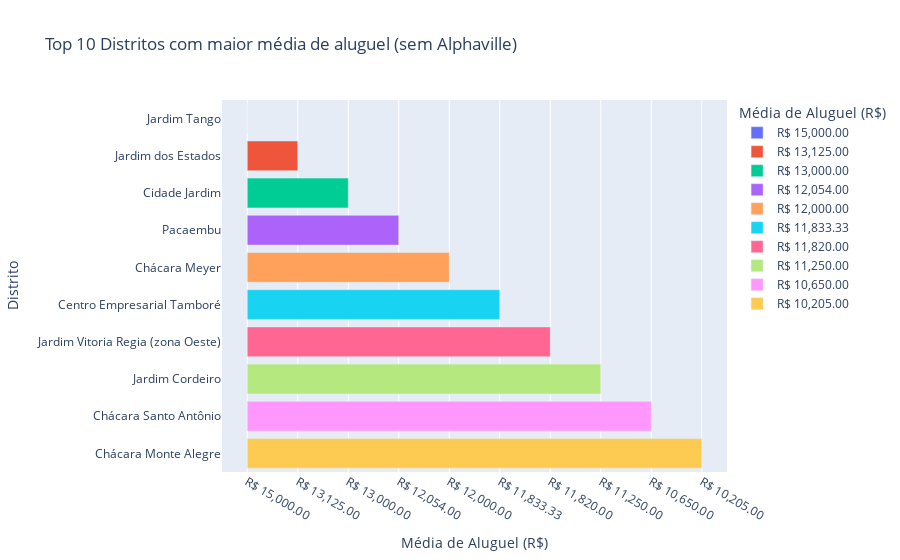

Write notebook code for a chart like this one.
### Markdown cell above
Para facilitar o leitor, vamo usar um gráfico de barras:

### Code cell
fig = px.bar(top_distritos_rent,
             y='Distrito',
             x='Média do Aluguel',
             orientation='h',
             title='Top 10 Distritos com maior média de aluguel (sem Alphaville)',
             labels={'Média do Aluguel': 'Média de Aluguel (R$)', 'Distrito': 'Distrito'},
             color='Média do Aluguel')

fig.update_yaxes(autorange='reversed')
fig.show()

### Figure 1 — Plotly figure (JSON) as saved in the notebook; plotly's stock layout.template omitted (floating-point values rounded to 4 significant figures)
{"data": [{"hovertemplate": "Média de Aluguel (R$)=%{x}<br>Distrito=%{y}<extra></extra>", "legendgroup": "R$ 15,000.00", "marker": {"color": "#636efa", "pattern": {"shape": ""}}, "name": "R$ 15,000.00", "orientation": "h", "showlegend": true, "textposition": "auto", "type": "bar", "x": ["R$ 15,000.00"], "xaxis": "x", "y": ["Jardim Tango"], "yaxis": "y"}, {"hovertemplate": "Média de Aluguel (R$)=%{x}<br>Distrito=%{y}<extra></extra>", "legendgroup": "R$ 13,125.00", "marker": {"color": "#EF553B", "pattern": {"shape": ""}}, "name": "R$ 13,125.00", "orientation": "h", "showlegend": true, "textposition": "auto", "type": "bar", "x": ["R$ 13,125.00"], "xaxis": "x", "y": ["Jardim dos Estados"], "yaxis": "y"}, {"hovertemplate": "Média de Aluguel (R$)=%{x}<br>Distrito=%{y}<extra></extra>", "legendgroup": "R$ 13,000.00", "marker": {"color": "#00cc96", "pattern": {"shape": ""}}, "name": "R$ 13,000.00", "orientation": "h", "showlegend": true, "textposition": "auto", "type": "bar", "x": ["R$ 13,000.00"], "xaxis": "x", "y": ["Cidade Jardim"], "yaxis": "y"}, {"hovertemplate": "Média de Aluguel (R$)=%{x}<br>Distrito=%{y}<extra></extra>", "legendgroup": "R$ 12,054.00", "marker": {"color": "#ab63fa", "pattern": {"shape": ""}}, "name": "R$ 12,054.00", "orientation": "h", "showlegend": true, "textposition": "auto", "type": "bar", "x": ["R$ 12,054.00"], "xaxis": "x", "y": ["Pacaembu"], "yaxis": "y"}, {"hovertemplate": "Média de Aluguel (R$)=%{x}<br>Distrito=%{y}<extra></extra>", "legendgroup": "R$ 12,000.00", "marker": {"color": "#FFA15A", "pattern": {"shape": ""}}, "name": "R$ 12,000.00", "orientation": "h", "showlegend": true, "textposition": "auto", "type": "bar", "x": ["R$ 12,000.00"], "xaxis": "x", "y": ["Chácara Meyer"], "yaxis": "y"}, {"hovertemplate": "Média de Aluguel (R$)=%{x}<br>Distrito=%{y}<extra></extra>", "legendgroup": "R$ 11,833.33", "marker": {"color": "#19d3f3", "pattern": {"shape": ""}}, "name": "R$ 11,833.33", "orientation": "h", "showlegend": true, "textposition": "auto", "type": "bar", "x": ["R$ 11,833.33"], "xaxis": "x", "y": ["Centro Empresarial Tamboré"], "yaxis": "y"}, {"hovertemplate": "Média de Aluguel (R$)=%{x}<br>Distrito=%{y}<extra></extra>", "legendgroup": "R$ 11,820.00", "marker": {"color": "#FF6692", "pattern": {"shape": ""}}, "name": "R$ 11,820.00", "orientation": "h", "showlegend": true, "textposition": "auto", "type": "bar", "x": ["R$ 11,820.00"], "xaxis": "x", "y": ["Jardim Vitoria Regia (zona Oeste)"], "yaxis": "y"}, {"hovertemplate": "Média de Aluguel (R$)=%{x}<br>Distrito=%{y}<extra></extra>", "legendgroup": "R$ 11,250.00", "marker": {"color": "#B6E880", "pattern": {"shape": ""}}, "name": "R$ 11,250.00", "orientation": "h", "showlegend": true, "textposition": "auto", "type": "bar", "x": ["R$ 11,250.00"], "xaxis": "x", "y": ["Jardim Cordeiro"], "yaxis": "y"}, {"hovertemplate": "Média de Aluguel (R$)=%{x}<br>Distrito=%{y}<extra></extra>", "legendgroup": "R$ 10,650.00", "marker": {"color": "#FF97FF", "pattern": {"shape": ""}}, "name": "R$ 10,650.00", "orientation": "h", "showlegend": true, "textposition": "auto", "type": "bar", "x": ["R$ 10,650.00"], "xaxis": "x", "y": ["Chácara Santo Antônio"], "yaxis": "y"}, {"hovertemplate": "Média de Aluguel (R$)=%{x}<br>Distrito=%{y}<extra></extra>", "legendgroup": "R$ 10,205.00", "marker": {"color": "#FECB52", "pattern": {"shape": ""}}, "name": "R$ 10,205.00", "orientation": "h", "showlegend": true, "textposition": "auto", "type": "bar", "x": ["R$ 10,205.00"], "xaxis": "x", "y": ["Chácara Monte Alegre"], "yaxis": "y"}], "layout": {"barmode": "relative", "legend": {"title": {"text": "Média de Aluguel (R$)"}, "tracegroupgap": 0}, "title": {"text": "Top 10 Distritos com maior média de aluguel (sem Alphaville)"}, "xaxis": {"anchor": "y", "categoryarray": ["R$ 15,000.00", "R$ 13,125.00", "R$ 13,000.00", "R$ 12,054.00", "R$ 12,000.00", "R$ 11,833.33", "R$ 11,820.00", "R$ 11,250.00", "R$ 10,650.00", "R$ 10,205.00"], "categoryorder": "array", "domain": [0, 1], "title": {"text": "Média de Aluguel (R$)"}}, "yaxis": {"anchor": "x", "autorange": "reversed", "domain": [0, 1], "title": {"text": "Distrito"}}}}
